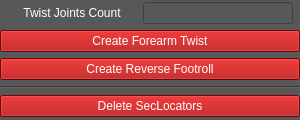
<?xml version="1.0" encoding="UTF-8"?>
<ui version="4.0">
 <class>wgSecLocators</class>
 <widget class="QWidget" name="wgSecLocators">
  <property name="geometry">
   <rect>
    <x>0</x>
    <y>0</y>
    <width>300</width>
    <height>120</height>
   </rect>
  </property>
  <property name="maximumSize">
   <size>
    <width>300</width>
    <height>16777215</height>
   </size>
  </property>
  <property name="windowTitle">
   <string>SecLocators</string>
  </property>
  <property name="windowIcon">
   <iconset>
    <normaloff>img/shelf_AR.jpg</normaloff>img/shelf_AR.jpg</iconset>
  </property>
  <property name="styleSheet">
   <string notr="true">background-color: rgb(88, 88, 88);
border-bottom-color: rgb(255, 255, 255);
color: rgb(255, 255, 255);</string>
  </property>
  <layout class="QVBoxLayout" name="verticalLayout_2">
   <property name="leftMargin">
    <number>0</number>
   </property>
   <property name="topMargin">
    <number>0</number>
   </property>
   <property name="rightMargin">
    <number>0</number>
   </property>
   <property name="bottomMargin">
    <number>0</number>
   </property>
   <item>
    <layout class="QVBoxLayout" name="verticalLayout">
     <item>
      <layout class="QHBoxLayout" name="horizontalLayout">
       <property name="leftMargin">
        <number>7</number>
       </property>
       <property name="rightMargin">
        <number>7</number>
       </property>
       <item>
        <widget class="QLabel" name="lblTwistJointsCount">
         <property name="minimumSize">
          <size>
           <width>0</width>
           <height>0</height>
          </size>
         </property>
         <property name="text">
          <string>Twist Joints Count</string>
         </property>
         <property name="alignment">
          <set>Qt::AlignCenter</set>
         </property>
        </widget>
       </item>
       <item>
        <widget class="QLineEdit" name="editTwistJointsCount">
         <property name="maximumSize">
          <size>
           <width>150</width>
           <height>16777215</height>
          </size>
         </property>
        </widget>
       </item>
      </layout>
     </item>
     <item>
      <widget class="QPushButton" name="btnCreateForearmTwist">
       <property name="styleSheet">
        <string notr="true">background-color: rgb(170, 0, 0);</string>
       </property>
       <property name="text">
        <string>Create Forearm Twist</string>
       </property>
      </widget>
     </item>
     <item>
      <widget class="QPushButton" name="btnCreateReverseFootroll">
       <property name="styleSheet">
        <string notr="true">background-color: rgb(170, 0, 0);
color: rgb(255, 255, 255);</string>
       </property>
       <property name="text">
        <string>Create Reverse Footroll</string>
       </property>
      </widget>
     </item>
     <item>
      <widget class="Line" name="line">
       <property name="orientation">
        <enum>Qt::Horizontal</enum>
       </property>
      </widget>
     </item>
     <item>
      <widget class="QPushButton" name="btnDeleteSecLocators">
       <property name="styleSheet">
        <string notr="true">background-color: rgb(170, 0, 0);</string>
       </property>
       <property name="text">
        <string>Delete SecLocators</string>
       </property>
      </widget>
     </item>
    </layout>
   </item>
  </layout>
 </widget>
 <resources/>
 <connections/>
</ui>
